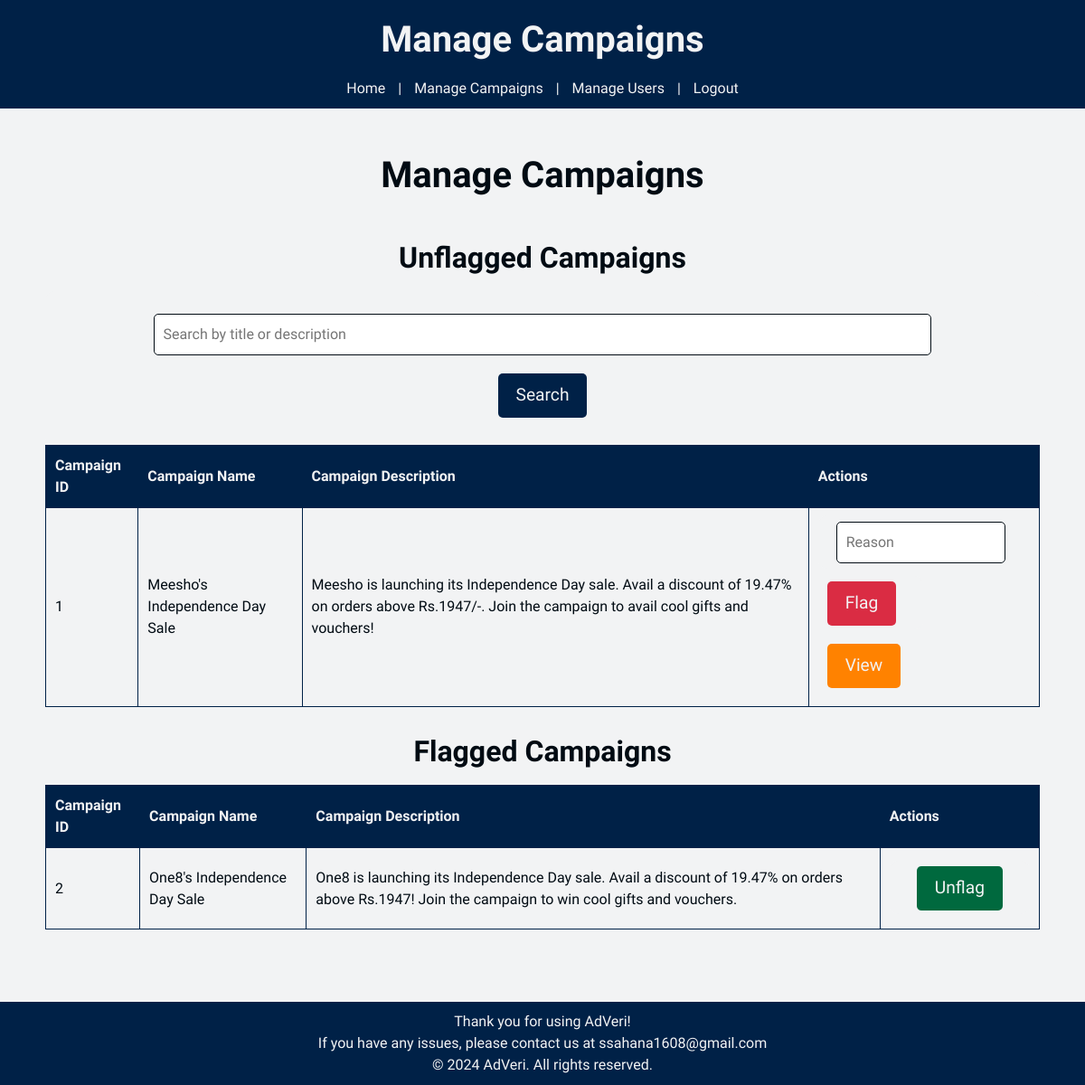
Screenshot of /admin/campaigns (signed in) with the database file from the repository.
### models.py (models this page shows)
class Campaign(db.Model):
    __tablename__ = 'campaigns'
    id = db.Column(db.Integer, primary_key=True, autoincrement=True)
    sponsor_id = db.Column(db.Integer, db.ForeignKey('sponsors.user_id'), nullable=False)
    name = db.Column(db.String(120), nullable=False)
    description = db.Column(db.Text, nullable=False)
    start_date = db.Column(db.Date, nullable=False)
    end_date = db.Column(db.Date, nullable=False)
    budget = db.Column(db.Float, nullable=False)
    visibility = db.Column(db.String(20), nullable=False)
    goals = db.Column(db.Text, nullable=False)
    ad_requests = db.relationship('AdRequest', backref='campaign', lazy=True, cascade="all, delete-orphan")
    flagged = db.relationship('Flagged', backref='campaign', lazy=True, cascade="all, delete-orphan")

class Flagged(db.Model):
    __tablename__ = 'flagged'
    id = db.Column(db.Integer, primary_key=True, autoincrement=True)
    user_id = db.Column(db.Integer, db.ForeignKey('users.id'), nullable=True)
    campaign_id = db.Column(db.Integer, db.ForeignKey('campaigns.id'), nullable=True)
    reason = db.Column(db.Text, nullable=False)

### app.py (the view, shortened to what this page needs)
@app.route('/admin/campaigns', methods = ['GET', 'POST'])
def admin_campaigns():
    if 'user_id' not in session:
        flash('Please log in to access this page.', 'error')
        return redirect(url_for('login'))
    search_query = request.args.get('search', '')
    campaigns = Campaign.query.outerjoin(Flagged, Campaign.id == Flagged.campaign_id).filter(
        Flagged.campaign_id == None,
        Campaign.name.ilike(f'%{search_query}%') | Campaign.description.ilike(f'%{search_query}%')
    ).all()
    flagged_campaigns = Flagged.query.filter(
        Flagged.campaign_id != None,
        Campaign.name.ilike(f'%{search_query}%') | Campaign.description.ilike(f'%{search_query}%')
    ).all()
    return render_template('admin/campaigns.html', campaigns=campaigns, flagged_campaigns=flagged_campaigns)

### templates/admin/campaigns.html (shortened to what this page needs)
<!DOCTYPE html>
<html lang="en">
<head>
    <link href="https://cdn.jsdelivr.net/npm/bootstrap@5.0.2/dist/css/bootstrap.min.css" rel="stylesheet">
    <link rel="stylesheet" href="{{ url_for('static', filename='styles.css') }}">
</head>
<body>
    <header>
        <h1>Manage Campaigns</h1>
        <nav>
            <a href="{{ url_for('admin_dashboard') }}">Home</a> |
            <a href="{{ url_for('admin_campaigns') }}">Manage Campaigns</a> |
            <a href="{{ url_for('admin_users') }}">Manage Users</a> |
            <a href="{{ url_for('logout') }}">Logout</a>
        </nav>
    </header>
    <div class="container">
        <h1>Manage Campaigns</h1>
        <div class="row">
            <h2>Unflagged Campaigns</h2>
            <form method="GET" action="{{ url_for('admin_campaigns') }}">
                <input type="text" name="search" placeholder="Search by title or description" value="{{ request.args.get('search', '') }}">
                <button type="submit" class="btn btn-search">Search</button>
            </form>
            <table>
                <thead>
                    <tr>
                        <th>Campaign ID</th>
                        <th>Campaign Name</th>
                        <th>Campaign Description</th>
                        <th>Actions</th>
                    </tr>
                </thead>
                <tbody>
                    {% for campaign in campaigns %}
                    <tr>
                        <td>{{ campaign.id }}</td>
                        <td>{{ campaign.name }}</td>
                        <td>{{ campaign.description }}</td>
                        <td>
                            <form method="POST" style="display: inline;">
                                <input type="text" name="reason" placeholder="Reason" required>
                                <button type="submit" class="btn btn-flag">Flag</button>
                            </form>
                            <details>
                                <summary class="btn btn-view">View</summary>
                            </details>
                        </td>
                    </tr>
                    {% endfor %}
                </tbody>
            </table>
            <h2>Flagged Campaigns</h2>
            {% if flagged_campaigns %}
                {% for flagged_campaign in flagged_campaigns %}
                <table>
                    <thead>
                        <tr>
                            <th>Campaign ID</th>
                            <th>Campaign Name</th>
                            <th>Campaign Description</th>
                            <th>Actions</th>
                        </tr>
                    </thead>
                    <tbody>
                        <tr>
                            <td>{{ flagged_campaign.campaign.id }}</td>
                            <td>{{ flagged_campaign.campaign.name }}</td>
                            <td>{{ flagged_campaign.campaign.description }}</td>
                            <td>
                                <form method="POST" style="display: inline;">
                                    <button type="submit" class="btn btn-unflag">Unflag</button>
                                </form>
                            </td>
                        </tr>
                        </tbody>
                </table>
                {% endfor %}
            {% else %}
            <p>No flagged campaigns found.</p>
            {% endif %}
        </div>
    </div>
    <footer>
        Thank you for using AdVeri! <br>
        If you have any issues, please contact us at ssahana1608@gmail.com <br>
        &copy; 2024 AdVeri. All rights reserved.
    </footer>
</body>
</html>

### static/styles.css (style rules this page uses)
:root { --rich-black: #010b13ff; --oxford-blue: #002147ff; --rusty-red: #da2c43ff; --antiflash-white: #f2f3f4ff; --ut-orange: #ff8200ff; --dartmouth-green: #00693eff; }
body { font-family: 'Work Sans', sans-serif; color: var(--rich-black); background-color: var(--antiflash-white); align-items: center; margin: 0; padding: 0; text-align: center; display: flex; flex-direction: column; justify-content: center; }
h1, h2, h3 { text-align: center; padding: 10px; font-weight: bold; }
header { font-family: 'Eagle Lake', cursive; background-color: var(--oxford-blue); color: var(--antiflash-white); text-align: center; margin: 0; font-size: 1rem; top: 0; width: 100%; text-align: center; left: 0; padding: 10px; }
footer { color: var(--antiflash-white); font-family: 'Eagle Lake', sans-serif; background-color: var(--oxford-blue); text-align: center; margin: 0; font-size: 1rem; bottom: 0; width: 100%; text-align: center; left: 0; z-index: 999; padding: 10px; }
a { background-color: var(--oxford-blue); color: var(--antiflash-white); text-decoration: none; padding: 5px 10px; }
.container { width: 100%; display: flex; flex-direction: column; align-items: center; padding: 20px; margin: 20px; }
.btn { display: inline-block; font-family: 'Work Sans', sans-serif; padding: 10px 20px; margin: 10px; color: var(--antiflash-white); text-decoration: none; font-size: 1.2em; border-radius: 5px; border: none; cursor: pointer; }
.btn-search { background-color: var(--oxford-blue); }
.btn-flag { background-color: var(--rusty-red); }
.btn-unflag { background-color: var(--dartmouth-green); }
.btn-view { background-color: var(--ut-orange); }
input, select { padding: 10px; margin-bottom: 10px; border-radius: 5px; width: 300px; }
table { width: 90%; border-collapse: collapse; margin-bottom: 20px; justify-content: center; align-items: center; }
th { background-color: var(--oxford-blue); color: var(--antiflash-white); font-weight: bold; border: 1px solid var(--oxford-blue); padding: 10px; text-align: left; }
td { border: 1px solid var(--oxford-blue); padding: 10px; text-align: left; }
.row { display: flex; justify-content: space-around; margin: 20px 0; }
form { background-color: var(--antiflash-white); color: var(--rich-black); padding: 20px; border-radius: 10px; width: 75%; display: flex; flex-direction: column; align-items: center; }
form input, form textarea, form select { width: 80%; padding: 10px; margin-top: 5px; margin-bottom: 10px; border: 1px solid var(--rich-black); border-radius: 5px; }
form button { color: var(--antiflash-white); padding: 10px 20px; border: none; border-radius: 5px; cursor: pointer; }

### rows the page displays
Campaign: id "1", name "Meesho's Independence Day Sale", description "Meesho is launching its Independence Day sale. Avail a discount of 19.47% on orders above Rs.1947/-. Join the campaign to avail cool gifts and vouchers!"
Flagged: campaign.id "2", campaign.name "One8's Independence Day Sale", campaign.description "One8 is launching its Independence Day sale. Avail a discount of 19.47% on orders above Rs.1947! Join the campaign to win cool gifts and vouchers."
